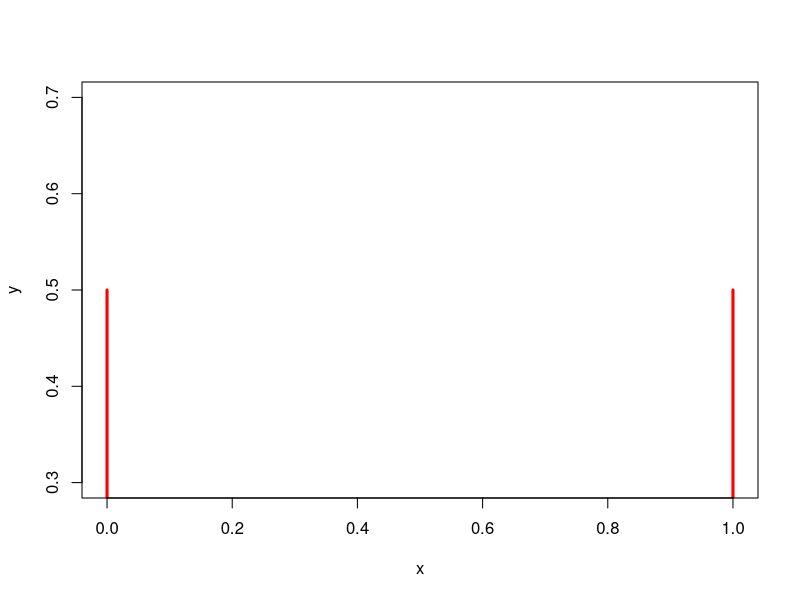
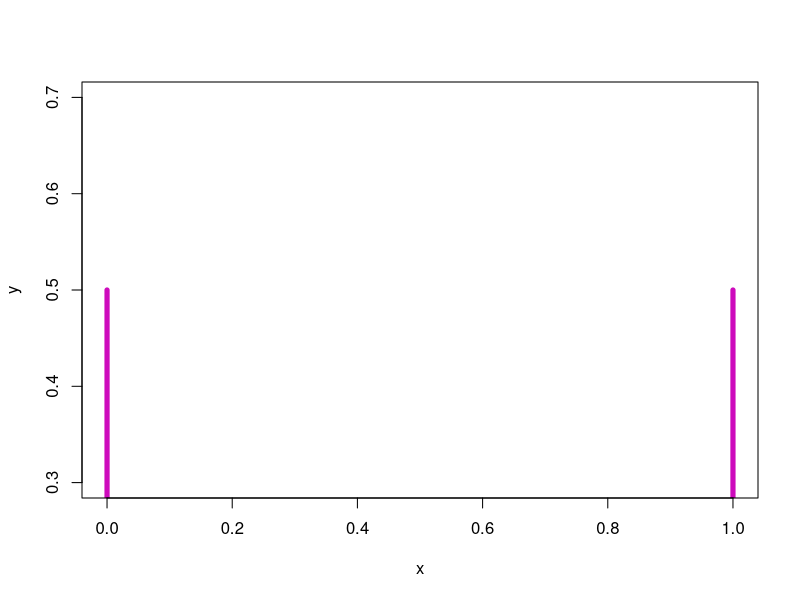
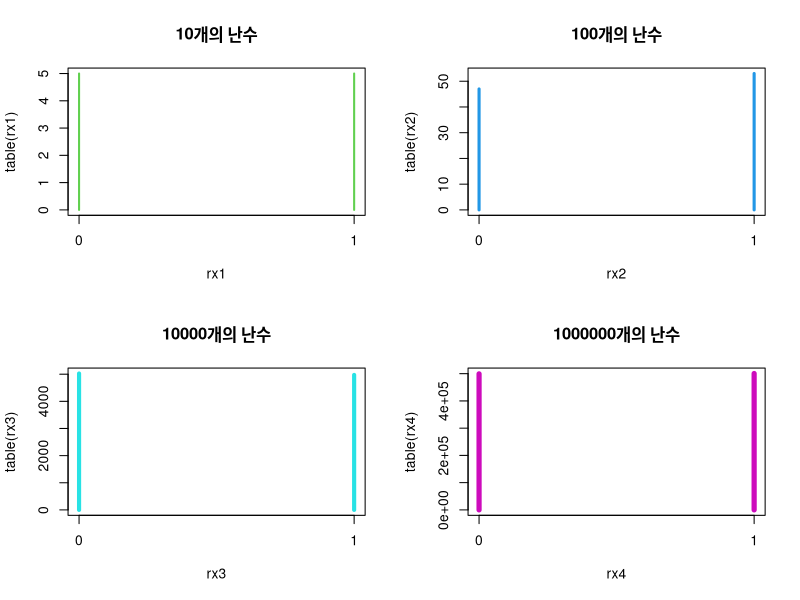
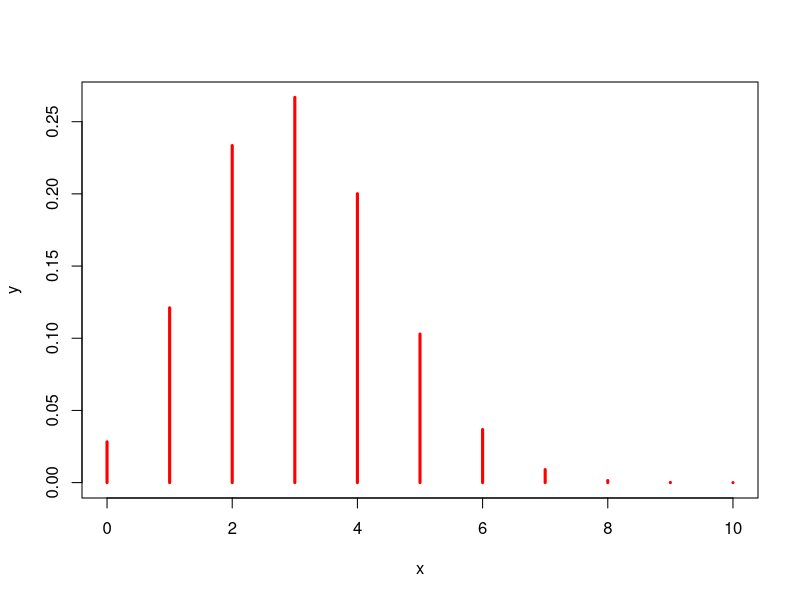
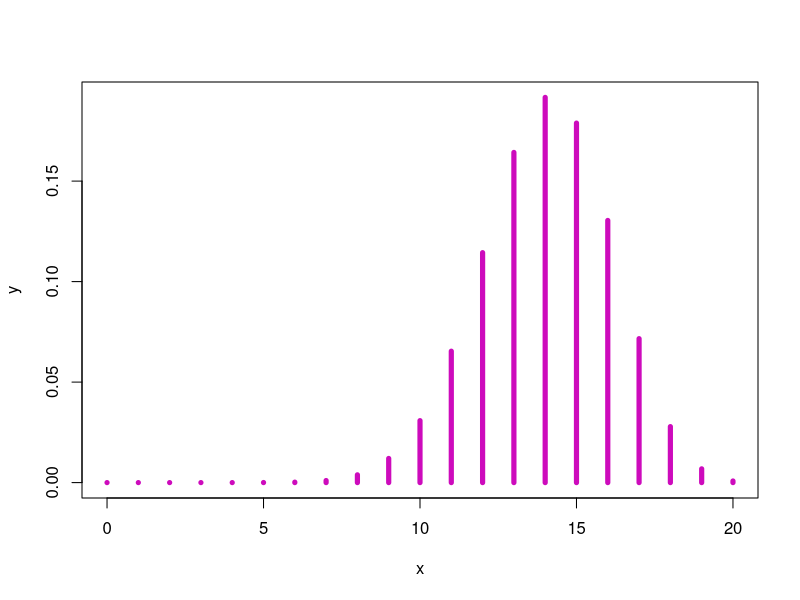
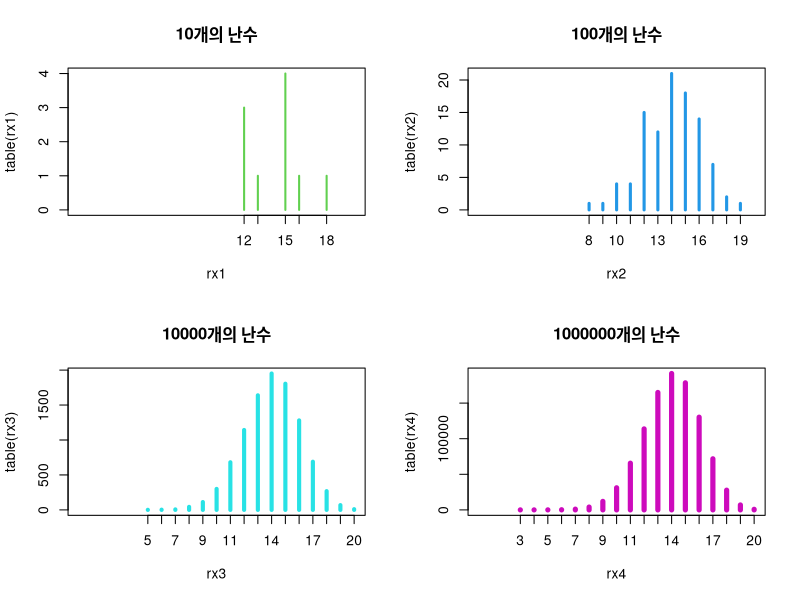
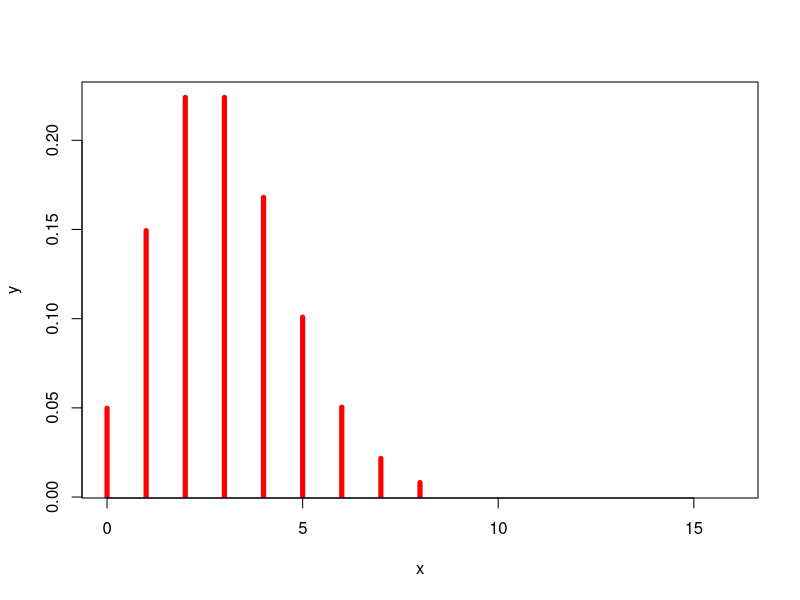
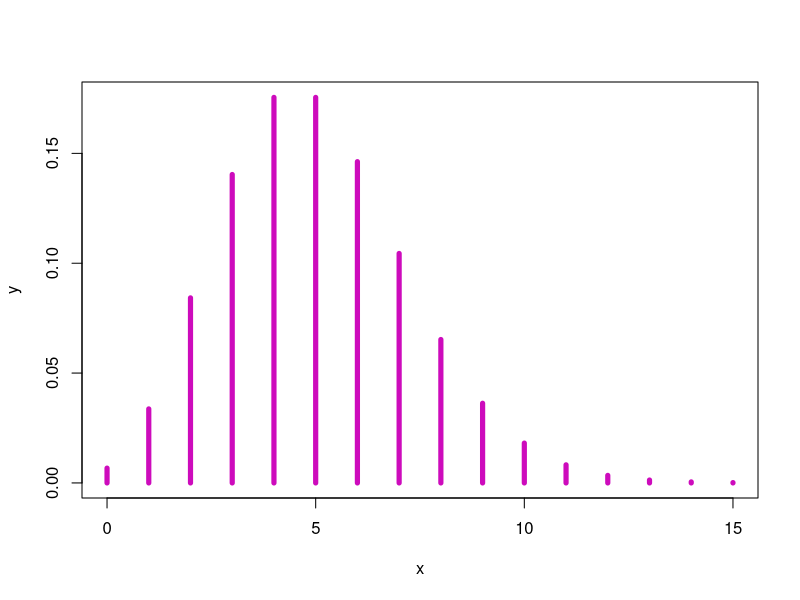

Write the R code that produced these figures, in order.
# 베르누이 시행
n = 1; p = .5; x = c(0:n)
y = dbinom(x, n, p); y
plot(x, y, type = 'h', xlim = c(0, n), lwd = 3, col = 'red')

rx = rbinom(100, n, p); rx
mean(rx); var(rx)


# 실습1
n = 1; p = .5; x = c(0:n)
y = dbinom(x, n, p)

p; p * (1 - p) # 참값
rx1 = rbinom(10, n, p); mean(rx1); var(rx1)
rx2 = rbinom(100, n, p); mean(rx2); var(rx2)
rx3 = rbinom(10000, n, p); mean(rx3); var(rx3)
rx4 = rbinom(1000000, n, p); mean(rx4); var(rx4)


# 실습2
plot(x, y, type = 'h', xlim = c(0, n), col = 46, lwd = 5)

par(mfrow = c(2, 2))
plot(table(rx1), type = 'h', xlim = c(0, n), col = 51, lwd = 2, main = '10개의 난수')
plot(table(rx2), type = 'h', xlim = c(0, n), col = 52, lwd = 3, main = '100개의 난수')
plot(table(rx3), type = 'h', xlim = c(0, n), col = 53, lwd = 4, main = '10000개의 난수')
plot(table(rx4), type = 'h', xlim = c(0, n), col = 54, lwd = 5, main = '1000000개의 난수')
par(mfrow = c(1, 1))


# 이항분포
n = 10; p = .3; x = c(0:n)
y = dbinom(x, n, p); y
plot(x, y, type = 'h', xlim = c(0, n), lwd = 3, col = 'red')

rx = rbinom(100, n, p)
mean(rx); var(rx)


# 실습3
n = 20; p = .7; x = c(0:n)
y = dbinom(x, n, p)

n * p; n * p * (1 - p) # 참값
rx1 = rbinom(10, n, p); mean(rx1); var(rx1)
rx2 = rbinom(100, n, p); mean(rx2); var(rx2)
rx3 = rbinom(10000, n, p); mean(rx3); var(rx3)
rx4 = rbinom(1000000, n, p); mean(rx4); var(rx4)


# 실습4
plot(x, y, type = 'h', xlim = c(0, n), col = 46, lwd = 5)

par(mfrow = c(2, 2))
plot(table(rx1), type = 'h', xlim = c(0, n), col = 51, lwd = 2, main = '10개의 난수')
plot(table(rx2), type = 'h', xlim = c(0, n), col = 52, lwd = 3, main = '100개의 난수')
plot(table(rx3), type = 'h', xlim = c(0, n), col = 53, lwd = 4, main = '10000개의 난수')
plot(table(rx4), type = 'h', xlim = c(0, n), col = 54, lwd = 5, main = '1000000개의 난수')
par(mfrow = c(1, 1))


# 포아송분포
lambda = 3; x = c(0:8)
y = dpois(x, lambda); y
plot(x, y, type = 'h', xlim = c(0, 16), lwd = 5, col = 'red')

rx = rpois(100, lambda)
mean(rx); var(rx)


# 실습5
lambda = 5; x = c(0:15)
y = dpois(x, lambda)

lambda; lambda # 참값
rx1 = rpois(10, lambda); mean(rx1); var(rx1)
rx2 = rpois(100, lambda); mean(rx2); var(rx2)
rx3 = rpois(10000, lambda); mean(rx3); var(rx3)
rx4 = rpois(1000000, lambda); mean(rx4); var(rx4)


# 실습6
plot(x, y, type = 'h', xlim = c(0, 15), col = 46, lwd = 5)

par(mfrow = c(2, 2))
plot(table(rx1), type = 'h', xlim = c(0, 15), col = 51, lwd = 2, main = '10개의 난수')
plot(table(rx2), type = 'h', xlim = c(0, 15), col = 52, lwd = 3, main = '100개의 난수')
plot(table(rx3), type = 'h', xlim = c(0, 15), col = 53, lwd = 4, main = '10000개의 난수')
plot(table(rx4), type = 'h', xlim = c(0, 15), col = 54, lwd = 5, main = '1000000개의 난수')
par(mfrow = c(1, 1))



# 실습7
p = .3; x = c(0:15)
y = dgeom(x, p)

(1 - p) / p; (1 - p) / p^2 # 참값
rx1 = rgeom(10, p); mean(rx1); var(rx1)
rx2 = rgeom(100, p); mean(rx2); var(rx2)
rx3 = rgeom(10000, p); mean(rx3); var(rx3)
rx4 = rgeom(1000000, p); mean(rx4); var(rx4)


# 실습8
plot(x, y, type = 'h', xlim = c(0, 15), col = 46, lwd = 5)

par(mfrow = c(2, 2))
plot(table(rx1), type = 'h', xlim = c(0, 15), col = 51, lwd = 2, main = '10개의 난수')
plot(table(rx2), type = 'h', xlim = c(0, 15), col = 52, lwd = 3, main = '100개의 난수')
plot(table(rx3), type = 'h', xlim = c(0, 15), col = 53, lwd = 4, main = '10000개의 난수')
plot(table(rx4), type = 'h', xlim = c(0, 15), col = 54, lwd = 5, main = '1000000개의 난수')
par(mfrow = c(1, 1))